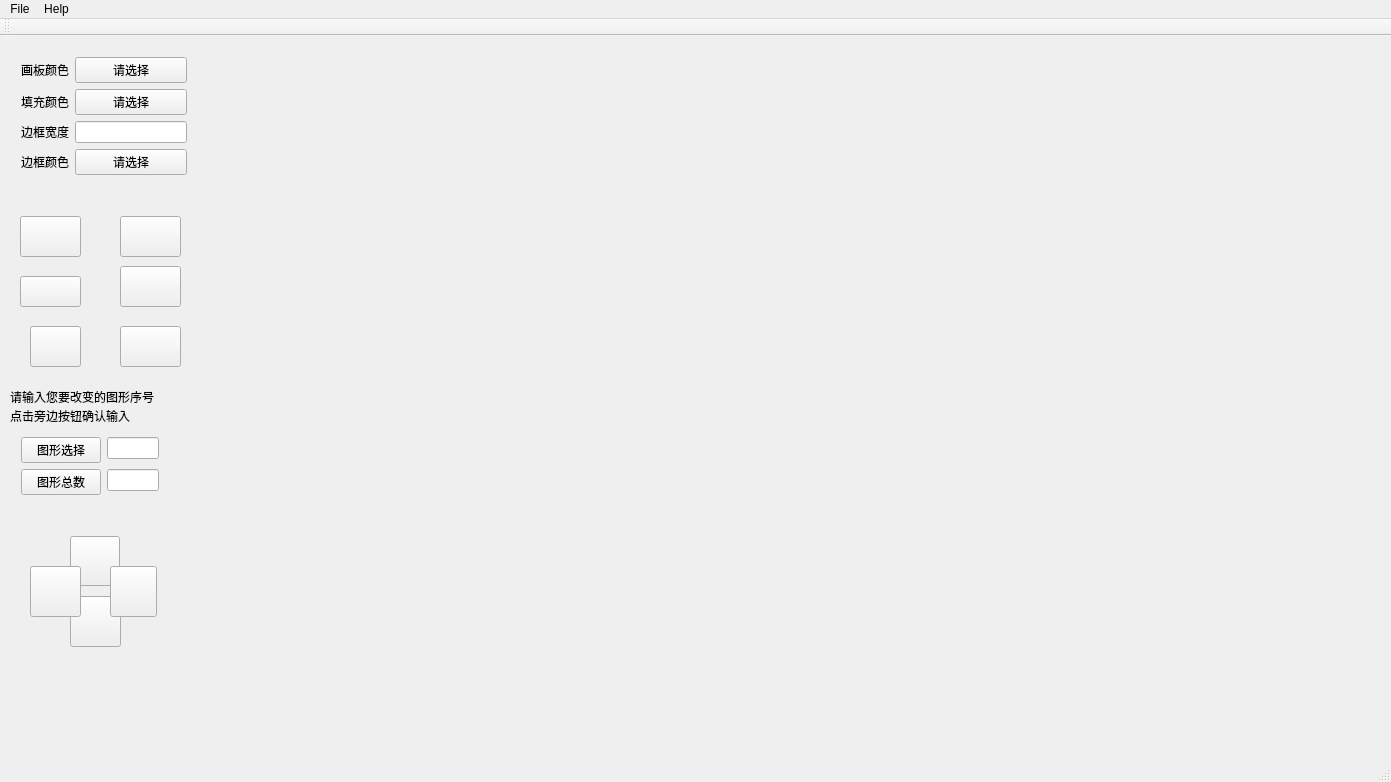
<?xml version="1.0" encoding="UTF-8"?>
<ui version="4.0">
 <class>MainWindow</class>
 <widget class="QMainWindow" name="MainWindow">
  <property name="geometry">
   <rect>
    <x>0</x>
    <y>0</y>
    <width>1391</width>
    <height>782</height>
   </rect>
  </property>
  <property name="windowTitle">
   <string>MainWindow</string>
  </property>
  <widget class="QWidget" name="centralWidget">
   <widget class="QWidget" name="widget_2" native="true">
    <property name="geometry">
     <rect>
      <x>0</x>
      <y>350</y>
      <width>200</width>
      <height>311</height>
     </rect>
    </property>
    <property name="maximumSize">
     <size>
      <width>200</width>
      <height>16777215</height>
     </size>
    </property>
    <widget class="QToolButton" name="right">
     <property name="geometry">
      <rect>
       <x>110</x>
       <y>180</y>
       <width>47</width>
       <height>51</height>
      </rect>
     </property>
     <property name="styleSheet">
      <string notr="true">border-image: url(:/image/buttons/right.png);</string>
     </property>
     <property name="text">
      <string/>
     </property>
    </widget>
    <widget class="QToolButton" name="down">
     <property name="geometry">
      <rect>
       <x>70</x>
       <y>210</y>
       <width>51</width>
       <height>51</height>
      </rect>
     </property>
     <property name="styleSheet">
      <string notr="true">border-image: url(:/image/buttons/down.png);</string>
     </property>
     <property name="text">
      <string/>
     </property>
    </widget>
    <widget class="QToolButton" name="left">
     <property name="geometry">
      <rect>
       <x>30</x>
       <y>180</y>
       <width>51</width>
       <height>51</height>
      </rect>
     </property>
     <property name="styleSheet">
      <string notr="true">border-image: url(:/image/buttons/left.png);</string>
     </property>
     <property name="text">
      <string/>
     </property>
    </widget>
    <widget class="QToolButton" name="up">
     <property name="geometry">
      <rect>
       <x>70</x>
       <y>150</y>
       <width>50</width>
       <height>50</height>
      </rect>
     </property>
     <property name="styleSheet">
      <string notr="true">border-image: url(:/image/buttons/up.png);</string>
     </property>
     <property name="text">
      <string/>
     </property>
    </widget>
    <widget class="QLabel" name="label_8">
     <property name="geometry">
      <rect>
       <x>10</x>
       <y>0</y>
       <width>191</width>
       <height>21</height>
      </rect>
     </property>
     <property name="text">
      <string>请输入您要改变的图形序号</string>
     </property>
    </widget>
    <widget class="QLabel" name="label">
     <property name="geometry">
      <rect>
       <x>10</x>
       <y>20</y>
       <width>161</width>
       <height>20</height>
      </rect>
     </property>
     <property name="text">
      <string>点击旁边按钮确认输入</string>
     </property>
    </widget>
    <widget class="QWidget" name="formLayoutWidget_2">
     <property name="geometry">
      <rect>
       <x>10</x>
       <y>40</y>
       <width>160</width>
       <height>80</height>
      </rect>
     </property>
     <layout class="QFormLayout" name="formLayout_2">
      <item row="0" column="0">
       <widget class="QPushButton" name="lineOk">
        <property name="text">
         <string>图形选择</string>
        </property>
       </widget>
      </item>
      <item row="0" column="1">
       <widget class="QLineEdit" name="lineNum">
        <property name="maxLength">
         <number>1000</number>
        </property>
       </widget>
      </item>
      <item row="1" column="0">
       <widget class="QPushButton" name="countButton">
        <property name="text">
         <string>图形总数</string>
        </property>
       </widget>
      </item>
      <item row="1" column="1">
       <widget class="QLineEdit" name="shapeCount"/>
      </item>
     </layout>
    </widget>
    <zorder>down</zorder>
    <zorder>up</zorder>
    <zorder>label_8</zorder>
    <zorder>label</zorder>
    <zorder>formLayoutWidget_2</zorder>
    <zorder>left</zorder>
    <zorder>right</zorder>
   </widget>
   <widget class="MyWidget" name="myWidget" native="true">
    <property name="geometry">
     <rect>
      <x>210</x>
      <y>10</y>
      <width>1081</width>
      <height>761</height>
     </rect>
    </property>
   </widget>
   <widget class="QWidget" name="formLayoutWidget">
    <property name="geometry">
     <rect>
      <x>10</x>
      <y>10</y>
      <width>188</width>
      <height>141</height>
     </rect>
    </property>
    <layout class="QFormLayout" name="formLayout">
     <item row="0" column="0">
      <widget class="QLabel" name="label_5">
       <property name="text">
        <string>画板颜色</string>
       </property>
      </widget>
     </item>
     <item row="0" column="1">
      <widget class="QPushButton" name="BackcolorButton">
       <property name="text">
        <string>请选择</string>
       </property>
      </widget>
     </item>
     <item row="1" column="0">
      <widget class="QLabel" name="label_3">
       <property name="text">
        <string>填充颜色</string>
       </property>
      </widget>
     </item>
     <item row="1" column="1">
      <widget class="QPushButton" name="colorButton">
       <property name="text">
        <string>请选择</string>
       </property>
      </widget>
     </item>
     <item row="2" column="0">
      <widget class="QLabel" name="label_4">
       <property name="text">
        <string>边框宽度</string>
       </property>
      </widget>
     </item>
     <item row="2" column="1">
      <widget class="QLineEdit" name="FrameWidth"/>
     </item>
     <item row="3" column="0">
      <widget class="QLabel" name="label_2">
       <property name="text">
        <string>边框颜色</string>
       </property>
       <property name="indent">
        <number>-1</number>
       </property>
      </widget>
     </item>
     <item row="3" column="1">
      <widget class="QPushButton" name="FramecolorButton">
       <property name="text">
        <string>请选择</string>
       </property>
      </widget>
     </item>
    </layout>
   </widget>
   <widget class="QToolButton" name="DelButton">
    <property name="geometry">
     <rect>
      <x>20</x>
      <y>240</y>
      <width>61</width>
      <height>31</height>
     </rect>
    </property>
    <property name="styleSheet">
     <string notr="true">border-image: url(:/image/buttons/eraser.png);</string>
    </property>
    <property name="text">
     <string/>
    </property>
   </widget>
   <widget class="QToolButton" name="RectButton">
    <property name="geometry">
     <rect>
      <x>120</x>
      <y>180</y>
      <width>61</width>
      <height>41</height>
     </rect>
    </property>
    <property name="styleSheet">
     <string notr="true">border-image: url(:/image/buttons/Rect.png);</string>
    </property>
    <property name="text">
     <string/>
    </property>
   </widget>
   <widget class="QToolButton" name="EllipseButton">
    <property name="geometry">
     <rect>
      <x>120</x>
      <y>230</y>
      <width>61</width>
      <height>41</height>
     </rect>
    </property>
    <property name="styleSheet">
     <string notr="true">border-image: url(:/image/buttons/Ellipse.png);</string>
    </property>
    <property name="text">
     <string/>
    </property>
   </widget>
   <widget class="QToolButton" name="LineButton">
    <property name="geometry">
     <rect>
      <x>20</x>
      <y>180</y>
      <width>61</width>
      <height>41</height>
     </rect>
    </property>
    <property name="styleSheet">
     <string notr="true">border-image: url(:/image/buttons/Line.png);</string>
    </property>
    <property name="text">
     <string/>
    </property>
   </widget>
   <widget class="QToolButton" name="LargerButton">
    <property name="geometry">
     <rect>
      <x>30</x>
      <y>290</y>
      <width>51</width>
      <height>41</height>
     </rect>
    </property>
    <property name="styleSheet">
     <string notr="true">border-image: url(:/image/buttons/ZoomIn.png);</string>
    </property>
    <property name="text">
     <string/>
    </property>
   </widget>
   <widget class="QToolButton" name="SmallerButton">
    <property name="geometry">
     <rect>
      <x>120</x>
      <y>290</y>
      <width>61</width>
      <height>41</height>
     </rect>
    </property>
    <property name="styleSheet">
     <string notr="true">border-image: url(:/image/buttons/ZoomOut.png);</string>
    </property>
    <property name="text">
     <string/>
    </property>
   </widget>
  </widget>
  <widget class="QMenuBar" name="menuBar">
   <property name="geometry">
    <rect>
     <x>0</x>
     <y>0</y>
     <width>1391</width>
     <height>26</height>
    </rect>
   </property>
   <widget class="QMenu" name="menuFile">
    <property name="title">
     <string>File</string>
    </property>
    <addaction name="actionOpen_O"/>
    <addaction name="actionSave_S"/>
    <addaction name="actionExit_E"/>
   </widget>
   <widget class="QMenu" name="menuHelp">
    <property name="title">
     <string>Help</string>
    </property>
    <addaction name="actionHelp_text"/>
   </widget>
   <addaction name="menuFile"/>
   <addaction name="menuHelp"/>
  </widget>
  <widget class="QToolBar" name="mainToolBar">
   <attribute name="toolBarArea">
    <enum>TopToolBarArea</enum>
   </attribute>
   <attribute name="toolBarBreak">
    <bool>false</bool>
   </attribute>
  </widget>
  <widget class="QStatusBar" name="statusBar"/>
  <action name="actionHelp_text">
   <property name="icon">
    <iconset>
     <normaloff>buttons/help.png</normaloff>buttons/help.png</iconset>
   </property>
   <property name="text">
    <string>Help text</string>
   </property>
  </action>
  <action name="actionsuggest">
   <property name="text">
    <string>Suggest</string>
   </property>
  </action>
  <action name="actionOpen_O">
   <property name="icon">
    <iconset resource="myImage.qrc">
     <normaloff>:/image/buttons/Open.png</normaloff>:/image/buttons/Open.png</iconset>
   </property>
   <property name="text">
    <string>Open(&amp;O)</string>
   </property>
  </action>
  <action name="actionSave_S">
   <property name="icon">
    <iconset>
     <normaloff>buttons/save.png</normaloff>buttons/save.png</iconset>
   </property>
   <property name="text">
    <string>Save(&amp;S)</string>
   </property>
  </action>
  <action name="actionExit_E">
   <property name="icon">
    <iconset>
     <normaloff>buttons/exit.png</normaloff>buttons/exit.png</iconset>
   </property>
   <property name="text">
    <string>Exit(&amp;E)</string>
   </property>
  </action>
 </widget>
 <layoutdefault spacing="6" margin="11"/>
 <customwidgets>
  <customwidget>
   <class>MyWidget</class>
   <extends>QWidget</extends>
   <header location="global">mywidget.h</header>
   <container>1</container>
  </customwidget>
 </customwidgets>
 <resources>
  <include location="myImage.qrc"/>
 </resources>
 <connections>
  <connection>
   <sender>actionExit_E</sender>
   <signal>triggered()</signal>
   <receiver>MainWindow</receiver>
   <slot>close()</slot>
   <hints>
    <hint type="sourcelabel">
     <x>-1</x>
     <y>-1</y>
    </hint>
    <hint type="destinationlabel">
     <x>695</x>
     <y>390</y>
    </hint>
   </hints>
  </connection>
 </connections>
</ui>
